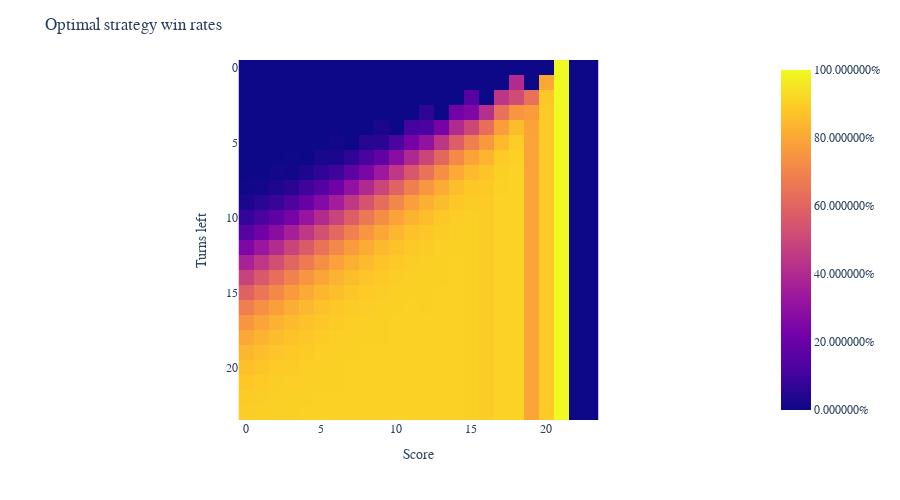

The notebook cell saved with this chart:
### Markdown cell above
# Cornhole

Puzzle from FiveThirtyEight's Riddler Express.

## The Problem

You’re playing a game of cornhole with your friends, and it’s your turn to toss the four bean bags. For every bean bag you toss onto your opponents’ board, you get $1$ point. For every bag that goes through the hole on their board, you get $3$ points. And for any bags that don’t land on the board or through the hole, you get $0$ points.

Your opponents had a terrible round, missing the board with all their throws. Meanwhile, your team currently has $18$ points — just $3$ points away from victory at $21$. You’re also playing with a special house rule: To win, you must score exactly $21$ points, without going over.

Based on your history, you know there are three kinds of throws you can make:

- An *aggressive* throw, which has a $40\%$ chance of going in the hole, a $30\%$ of landing on the board and a $30\%$ chance of missing the board and hole.
- A *conservative* throw, which has a $10\%$ chance of going in the hole, an $80\%$ percent chance of landing on the board and a $10\%$ chance of missing the board and hole.
- A *wasted* throw, which has a $100\%$ chance of missing the board and hole.
For each bean bag, you can choose any of these three throws. Your goal is to maximize your chances of scoring exactly $3$ points with your four tosses. What is the probability that your team will finish the round with exactly $21$ points and declare victory?

## The Solution

Recursion works here. Memoization speeds it up, too.

### Code cell
AGGRESSIVE = (0.4, 0.3, 0.3)
CONSERVATIVE = (0.1, 0.8, 0.1)
WASTED = (0.0, 0.0, 1.0)
POINTS = (3, 1, 0)

memo = {}

def chance_of_winning(score, throws_left):
    if (score, throws_left) in memo:
        return memo[(score, throws_left)]
    if throws_left == 0:
        memo[(score, throws_left)] = float(score == 21)
        return memo[(score, throws_left)]
    else:
        chances = []
        for throw_type in (AGGRESSIVE, CONSERVATIVE, WASTED):
            sub_chance_of_winning = 0.0
            for bonus, prob in zip(POINTS, throw_type):
                sub_chance_of_winning += (
                    chance_of_winning(score + bonus, throws_left - 1) * prob
                )
            chances += [sub_chance_of_winning]
        memo[(score, throws_left)] =  max(chances)
        return memo[(score, throws_left)]

import plotly.express as px
import pandas as pd

results = pd.DataFrame({
    start_score: [
        chance_of_winning(start_score, turns_left) for turns_left in range(24)
    ] for start_score in range(24)
    })

fig = px.imshow(results)
fig.update_layout(
    template="plotly_white", 
    title="Optimal strategy win rates", 
    xaxis_title="Score", 
    yaxis_title="Turns left", 
    font_family="Merriweather",
    height=500,
)
fig.update_coloraxes(colorbar_tickformat="%")

### Figure 1 — Plotly figure (JSON) as saved in the notebook; plotly's stock layout.template omitted (floating-point values rounded to 4 significant figures; data arrays with more than 128 entries replaced by an {"elided": "..."} marker saying what was removed)
{"data": [{"coloraxis": "coloraxis", "hovertemplate": "x: %{x}<br>y: %{y}<br>color: %{z}<extra></extra>", "name": "0", "type": "heatmap", "x": [0, 1, 2, 3, 4, 5, 6, 7, 8, 9, 10, 11, 12, 13, 14, 15, 16, 17, 18, 19, 20, 21, 22, 23], "xaxis": "x", "y": [0, 1, 2, 3, 4, 5, 6, 7, 8, 9, 10, 11, 12, 13, 14, 15, 16, 17, 18, 19, 20, 21, 22, 23], "yaxis": "y", "z": {"elided": "24x24 float values"}}], "layout": {"coloraxis": {"colorbar": {"tickformat": "%"}, "colorscale": [[0, "#0d0887"], [0.1111, "#46039f"], [0.2222, "#7201a8"], [0.3333, "#9c179e"], [0.4444, "#bd3786"], [0.5556, "#d8576b"], [0.6667, "#ed7953"], [0.7778, "#fb9f3a"], [0.8889, "#fdca26"], [1, "#f0f921"]]}, "font": {"family": "Merriweather"}, "height": 500, "margin": {"t": 60}, "title": {"text": "Optimal strategy win rates"}, "xaxis": {"anchor": "y", "constrain": "domain", "domain": [0, 1], "scaleanchor": "y", "title": {"text": "Score"}}, "yaxis": {"anchor": "x", "autorange": "reversed", "constrain": "domain", "domain": [0, 1], "title": {"text": "Turns left"}}}}
